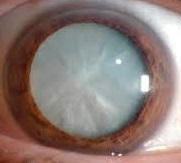
#> input picture cataract/C (1).jpg, 181 x 163 px; its folder holds only this picture in this run
$ python feature_extraction.py   (older library calls are emulated)
#> lines starting #> are read from the running program, lines starting #| are printed output that depends on the picture
# -*- coding: utf-8 -*-
"""
Created on Sat Aug 29 13:38:21 2020

@author: USER
"""

from skimage.feature import greycomatrix, greycoprops
from skimage.measure import shannon_entropy
#from skimage.io import imread
import joblib
import glob
import os
import cv2
import numpy as np

cat_im_path = "augmented/cataract"
non_cat_im_path = "augmented/non_cataract"

cat_feat_path = "features\\cataract_features"
non_cat_feat_path = "features\\non_cataract_features"

model_path = "model"

if not os.path.isdir(cat_feat_path):
    os.makedirs(cat_feat_path)

if not os.path.isdir(non_cat_feat_path):
    os.makedirs(non_cat_feat_path)


for im_path in glob.glob(os.path.join(cat_im_path, "*")):
    #print(im_path)
    cat_image = cv2.imread(im_path, 0)
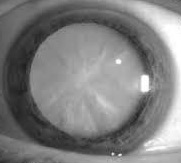
#> cat_image: shape (163, 181); min 29, max 255, mean 127.7
    #cat_image = cv2.resize(cat_image, (360, 480))
    cat_image = cv2.resize(cat_image, (256, 256))#Resizing
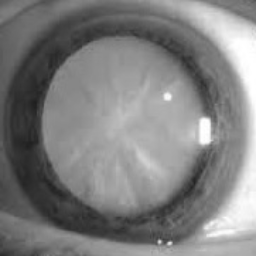
#> cat_image: shape (256, 256); min 30, max 255, mean 127.5
    cat_image = cv2.GaussianBlur(cat_image, (5, 5), 0)#Denoising
    cat_image =cv2.equalizeHist(cat_image)
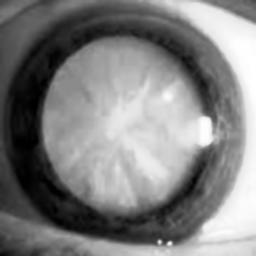
#> cat_image: shape (256, 256); min 0, max 255, mean 128.3
    mean, std = cv2.meanStdDev(cat_image)
#> mean = [128.3]; std = [73.55]
    cat_image_mean = mean[0]
#> cat_image_mean = [128.3]
    cat_image_std = std[0]
#> cat_image_std = [73.55]
    cat_image_entropy = np.array([shannon_entropy(cat_image)])
#> cat_image_entropy = [7.34]

    #cat_image_feats = np.array([shannon_entropy(cat_image),0, 0,0]).reshape(1,4)

    #print(cat_image_mean)
    grey_mat = greycomatrix(cat_image, [1], [0],256,symmetric=True, normed=True)
    fd_contrast = greycoprops(grey_mat, 'contrast')[0]
#> fd_contrast = [21.98]
    fd_dissimilarity = greycoprops(grey_mat, 'dissimilarity')[0]
#> fd_dissimilarity = [2.83]
    fd_homogeneity = greycoprops(grey_mat, 'homogeneity')[0]
#> fd_homogeneity = [0.404]
    fd_ASM = greycoprops(grey_mat, 'ASM')[0]
#> fd_ASM = [0.00109]
    fd_correlation = greycoprops(grey_mat, 'correlation')[0]
#> fd_correlation = [0.998]
    fd_energy = greycoprops(grey_mat, 'energy')[0]
#> fd_energy = [0.0331]

    #fd_combine = np.concatenate((fd_contrast,fd_dissimilarity, fd_homogeneity, fd_correlation, cat_image_mean, cat_image_std,  cat_image_entropy), axis= 0);
    fd_combine = np.concatenate((fd_contrast, fd_dissimilarity, fd_homogeneity, fd_correlation, cat_image_entropy,cat_image_mean,cat_image_std   ), axis= 0);
#> fd_combine = [21.98, 2.83, 0.404, 0.998, 7.34, 128.3, 73.55]
    fd_name = os.path.split(im_path)[1].split(".")[0] + ".feat"
    fd_path = os.path.join(cat_feat_path, fd_name)

    joblib.dump(fd_combine, fd_path)
print("Cataract features saved in {}".format(cat_feat_path))

for im_path in glob.glob(os.path.join(non_cat_im_path, "*")):
    #print(im_path)
    non_cat_image = cv2.imread(im_path, 0)
    #non_cat_image = cv2.resize(non_cat_image, (360, 480))
    non_cat_image = cv2.resize(non_cat_image, (256, 256))
    non_cat_image = cv2.GaussianBlur(non_cat_image, (5, 5), 0)
    non_cat_image =cv2.equalizeHist(non_cat_image)
    mean, std = cv2.meanStdDev(non_cat_image)
    non_cat_image_mean = mean[0]
    non_cat_image_std = std[0]
    non_cat_image_entropy = np.array([shannon_entropy(non_cat_image)])
    #non_cat_image_feats = np.array([shannon_entropy(non_cat_image),0, 0,0]).reshape(1,4)
    #print(non_cat_image_mean)
    grey_mat = greycomatrix(non_cat_image, [1], [0],256,symmetric=True, normed=True)
    fd_contrast = greycoprops(grey_mat, 'contrast')[0]
    fd_dissimilarity = greycoprops(grey_mat, 'dissimilarity')[0]
    fd_homogeneity = greycoprops(grey_mat, 'homogeneity')[0]
    fd_ASM = greycoprops(grey_mat, 'ASM')[0]
    fd_correlation = greycoprops(grey_mat, 'correlation')[0]
    fd_energy = greycoprops(grey_mat, 'energy')[0]

    #fd_combine = np.concatenate((fd_contrast,fd_dissimilarity, fd_homogeneity, fd_correlation, non_cat_image_mean, non_cat_image_std, non_cat_image_entropy), axis= 0);
    fd_combine = np.concatenate((fd_contrast, fd_dissimilarity, fd_homogeneity, fd_correlation, non_cat_image_entropy,non_cat_image_mean,non_cat_image_std), axis= 0);
    fd_name = os.path.split(im_path)[1].split(".")[0] + ".feat"
    fd_path = os.path.join(non_cat_feat_path, fd_name)

    joblib.dump(fd_combine, fd_path)
print("Normal features saved in {}".format(non_cat_feat_path))

$ run again, on cataract/C (13).jpg
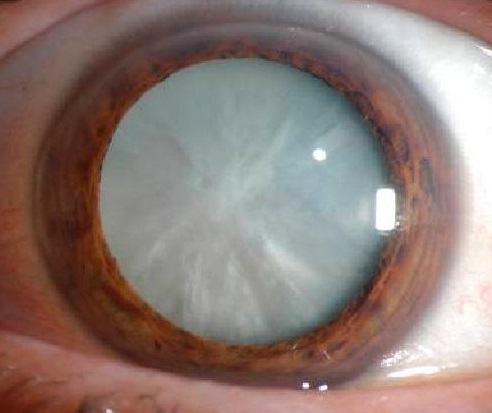
#> input picture cataract/C (13).jpg, 492 x 413 px
#> `cat_image = cv2.resize(cat_image, (256, 256))#Resizing`:
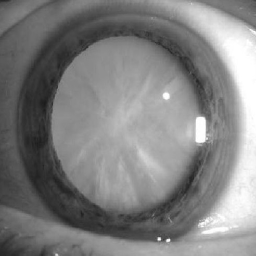
#> cat_image: shape (256, 256); min 27, max 255, mean 128.5
#> `cat_image =cv2.equalizeHist(cat_image)`:
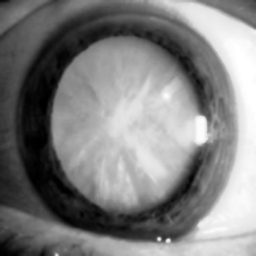
#> cat_image: shape (256, 256); min 0, max 255, mean 128.3
#> mean = [128.3]; std = [73.6]
#> cat_image_mean = [128.3]
#> cat_image_std = [73.6]
#> cat_image_entropy = [7.36]
#> fd_contrast = [25.33]
#> fd_dissimilarity = [3]
#> fd_homogeneity = [0.391]
#> fd_ASM = [0.00103]
#> fd_correlation = [0.998]
#> fd_energy = [0.0321]
#> fd_combine = [25.33, 3, 0.391, 0.998, 7.36, 128.3, 73.6]

$ run again, on cataract/C (14).jpg
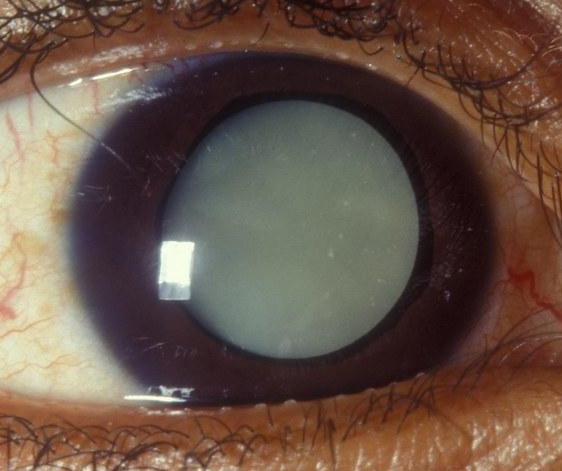
#> input picture cataract/C (14).jpg, 562 x 471 px
#> `cat_image = cv2.resize(cat_image, (256, 256))#Resizing`:
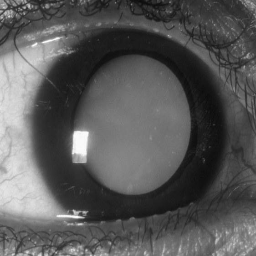
#> cat_image: shape (256, 256); min 11, max 253, mean 88.6
#> `cat_image =cv2.equalizeHist(cat_image)`:
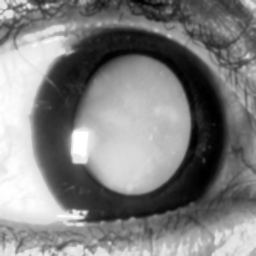
#> cat_image: shape (256, 256); min 0, max 255, mean 128.3
#> mean = [128.3]; std = [73.44]
#> cat_image_mean = [128.3]
#> cat_image_std = [73.44]
#> cat_image_entropy = [7.19]
#> fd_contrast = [48.14]
#> fd_dissimilarity = [4.16]
#> fd_homogeneity = [0.352]
#> fd_ASM = [0.00109]
#> fd_correlation = [0.996]
#> fd_energy = [0.0331]
#> fd_combine = [48.14, 4.16, 0.352, 0.996, 7.19, 128.3, 73.44]

$ run again, on cataract/C (15).jpg
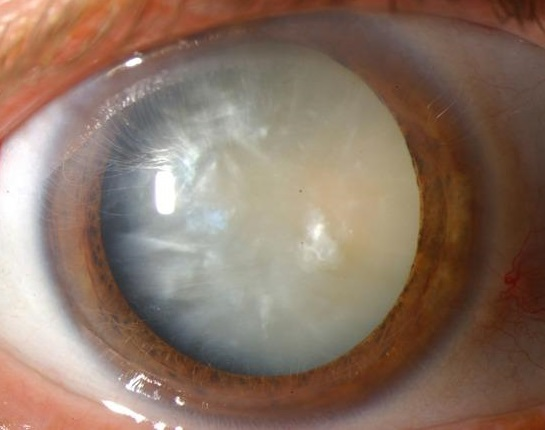
#> input picture cataract/C (15).jpg, 545 x 430 px
#> `cat_image = cv2.resize(cat_image, (256, 256))#Resizing`:
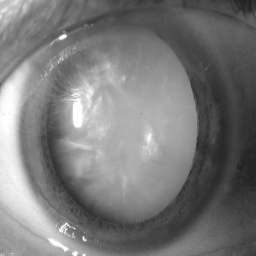
#> cat_image: shape (256, 256); min 30, max 255, mean 121.5
#> `cat_image =cv2.equalizeHist(cat_image)`:
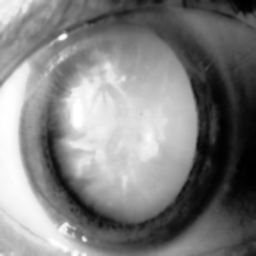
#> cat_image: shape (256, 256); min 0, max 255, mean 128.3
#> mean = [128.3]; std = [73.5]
#> cat_image_mean = [128.3]
#> cat_image_std = [73.5]
#> cat_image_entropy = [7.33]
#> fd_contrast = [25.87]
#> fd_dissimilarity = [3]
#> fd_homogeneity = [0.393]
#> fd_ASM = [0.00104]
#> fd_correlation = [0.998]
#> fd_energy = [0.0322]
#> fd_combine = [25.87, 3, 0.393, 0.998, 7.33, 128.3, 73.5]

$ run again, on cataract/C (10).jpg
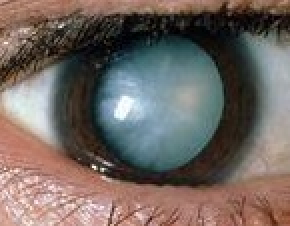
#> input picture cataract/C (10).jpg, 145 x 113 px (shown 2 times larger)
#> `cat_image = cv2.resize(cat_image, (256, 256))#Resizing`:
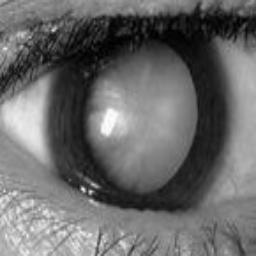
#> cat_image: shape (256, 256); min 0, max 253, mean 105.1
#> `cat_image =cv2.equalizeHist(cat_image)`:
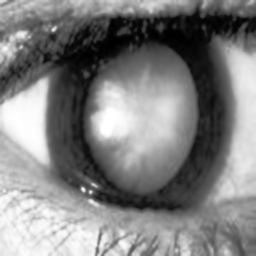
#> cat_image: shape (256, 256); min 0, max 255, mean 128.2
#> mean = [128.2]; std = [73.58]
#> cat_image_mean = [128.2]
#> cat_image_std = [73.58]
#> cat_image_entropy = [7.42]
#> fd_contrast = [45.14]
#> fd_dissimilarity = [4.29]
#> fd_homogeneity = [0.295]
#> fd_ASM = [0.000677]
#> fd_correlation = [0.996]
#> fd_energy = [0.026]
#> fd_combine = [45.14, 4.29, 0.295, 0.996, 7.42, 128.2, 73.58]
